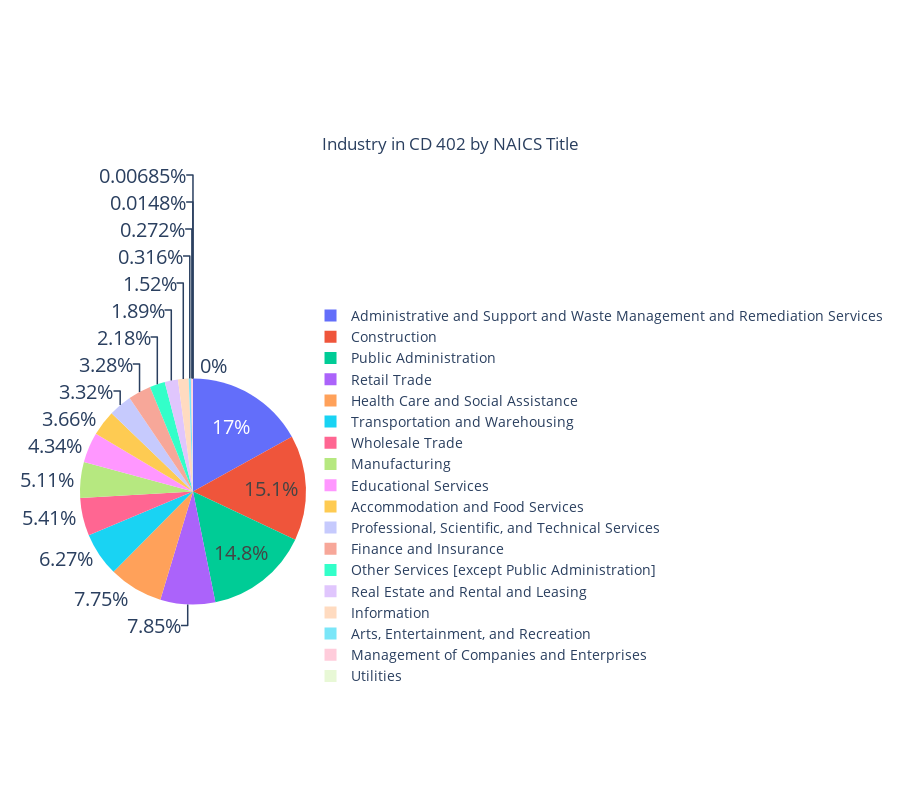

Notebook code for this chart:
### Code cell
# Creating a pie chart for NAICS Title

fig = px.pie(cd_402_wac_totals, values='WAC Total', names='NAICS Title', title='Industry in CD 402', height=800)
fig.update_traces(direction="clockwise")
fig.update_layout(
    {
        "paper_bgcolor": "rgba(0, 0, 0, 0)",
        "plot_bgcolor": "rgba(0, 0, 0, 0)",
    })
fig.update_layout(title_text='Industry in CD 402 by NAICS Title', title_x=0.5)
fig.update_layout(uniformtext_minsize=20, uniformtext_mode='hide')
fig.update_layout(legend=dict(title_font_family="Times New Roman", font=dict(size= 14)))
fig.update_layout(legend=dict(y=0.5))
fig.show()

### Figure 1 — Plotly figure (JSON) as saved in the notebook; plotly's stock layout.template omitted (floating-point values rounded to 4 significant figures)
{"data": [{"direction": "clockwise", "domain": {"x": [0, 1], "y": [0, 1]}, "hovertemplate": "NAICS Title=%{label}<br>WAC Total=%{value}<extra></extra>", "labels": ["Public Administration", "Other Services [except Public Administration]", "Accommodation and Food Services", "Arts, Entertainment, and Recreation", "Health Care and Social Assistance", "Educational Services", "Administrative and Support and Waste Management and Remediation Services", "Management of Companies and Enterprises", "Professional, Scientific, and Technical Services", "Real Estate and Rental and Leasing", "Finance and Insurance", "Information", "Transportation and Warehousing", "Retail Trade", "Wholesale Trade", "Manufacturing", "Construction", "Utilities", "Mining, Quarrying, and Oil and Gas Extraction", "Agriculture, Forestry, Fishing and Hunting"], "legendgroup": "", "name": "", "showlegend": true, "type": "pie", "values": [12978, 1914, 3203, 277, 6790, 3804, 14861, 238, 2911, 1656, 2871, 1334, 5490, 6874, 4738, 4476, 13187, 13, 0, 6]}], "layout": {"height": 800, "legend": {"font": {"size": 14}, "title": {"font": {"family": "Times New Roman"}}, "tracegroupgap": 0, "y": 0.5}, "paper_bgcolor": "rgba(0, 0, 0, 0)", "plot_bgcolor": "rgba(0, 0, 0, 0)", "title": {"text": "Industry in CD 402 by NAICS Title", "x": 0.5}, "uniformtext": {"minsize": 20, "mode": "hide"}}}
